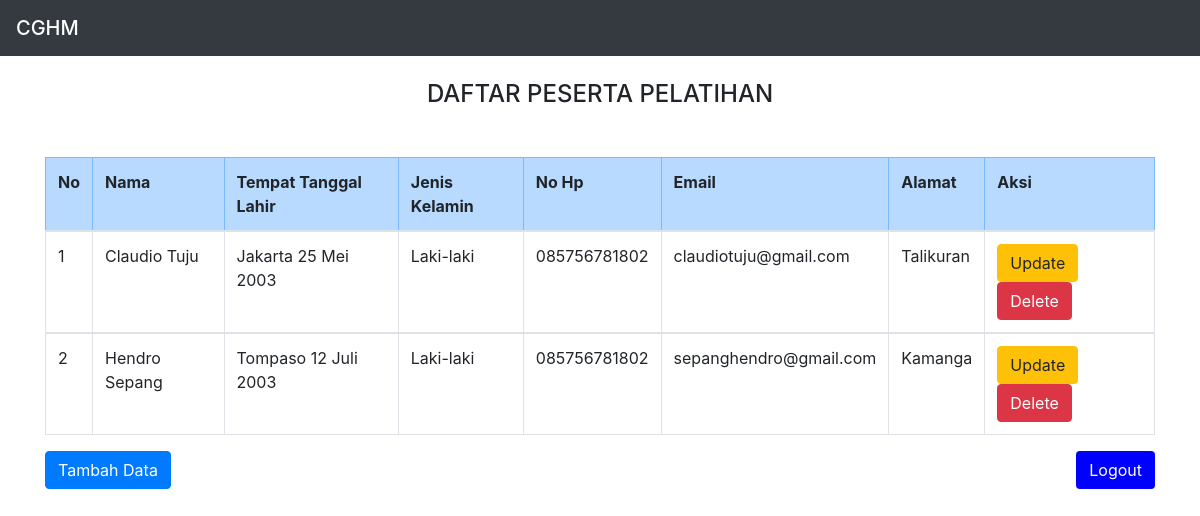
The app's page /admin.php with its own data.
### tables this page shows
CREATE TABLE `peserta` (
  `id_peserta` int(5) NOT NULL,
  `nama` varchar(100) NOT NULL,
  `ttl` varchar(200) NOT NULL,
  `jenis_kelamin` enum('Laki-laki','Perempuan') NOT NULL,
  `no_hp` varchar(15) NOT NULL,
  `email` varchar(50) NOT NULL,
  `alamat` varchar(200) NOT NULL
);

### admin.php (the view, shortened to what this page needs)
<!DOCTYPE html>
<html>
<head>
<link rel="stylesheet" href="https://cdn.jsdelivr.net/npm/bootstrap@4.6.1/dist/css/bootstrap.min.css">
</head>
<body>
    <nav class="navbar navbar-dark bg-dark">
            <span class="navbar-brand mb-0 h1">CGHM</span>
    </nav>
<div class="container">
    <br>
    <h4><center>DAFTAR PESERTA PELATIHAN</center></h4>
     <tr class="table-danger">
            <br>
        <thead>
        <tr>
       <table class="my-3 table table-bordered">
            <tr class="table-primary">
            <th>No</th>
            <th>Nama</th>
            <th>Tempat Tanggal Lahir</th>
            <th>Jenis Kelamin</th>
            <th>No Hp</th>
            <th>Email</th>
            <th>Alamat</th>
            <th colspan='2'>Aksi</th>
        </tr>
        </thead>
        <?php
        include "config.php";
        $sql="select * from peserta order by id_peserta asc";
        $hasil=mysqli_query($conn,$sql);
        $no=0;
        while ($data = mysqli_fetch_array($hasil)) {
            $no++;
            ?>
            <tbody>
            <tr>
                <td><?php echo $no;?></td>
                <td><?php echo $data["nama"]; ?></td>
                <td><?php echo $data["ttl"];   ?></td>
                <td><?php echo $data["jenis_kelamin"];   ?></td>
                <td><?php echo $data["no_hp"];   ?></td>
                <td><?php echo $data["email"];   ?></td>
                <td><?php echo $data["alamat"];   ?></td>
                <td>
                    <a href="update.php?id_peserta=<?php echo htmlspecialchars($data['id_peserta']); ?>" class="btn btn-warning" role="button">Update</a>
                    <a href="admin.php?id_peserta=<?php echo htmlspecialchars($data['id_peserta']); ?>" class="btn btn-danger" role="button">Delete</a>
                </td>
            </tr>
            </tbody>
            <?php
        }
        ?>
    <a href="tambah.php" class="btn btn-primary" role="button">Tambah Data</a>
    <a style="float:right; background:blue; color:white" href="logout.php" class="btn">Logout</a>
</div>
</body>
</html>

### records on screen
peserta: nama "Claudio Tuju", ttl "Jakarta 25 Mei 2003", jenis_kelamin "Laki-laki", no_hp "085756781802", email "claudiotuju@gmail.com", alamat "Talikuran"
peserta: nama "Hendro Sepang", ttl "Tompaso 12 Juli 2003", jenis_kelamin "Laki-laki", no_hp "085756781802", email "sepanghendro@gmail.com", alamat "Kamanga"
